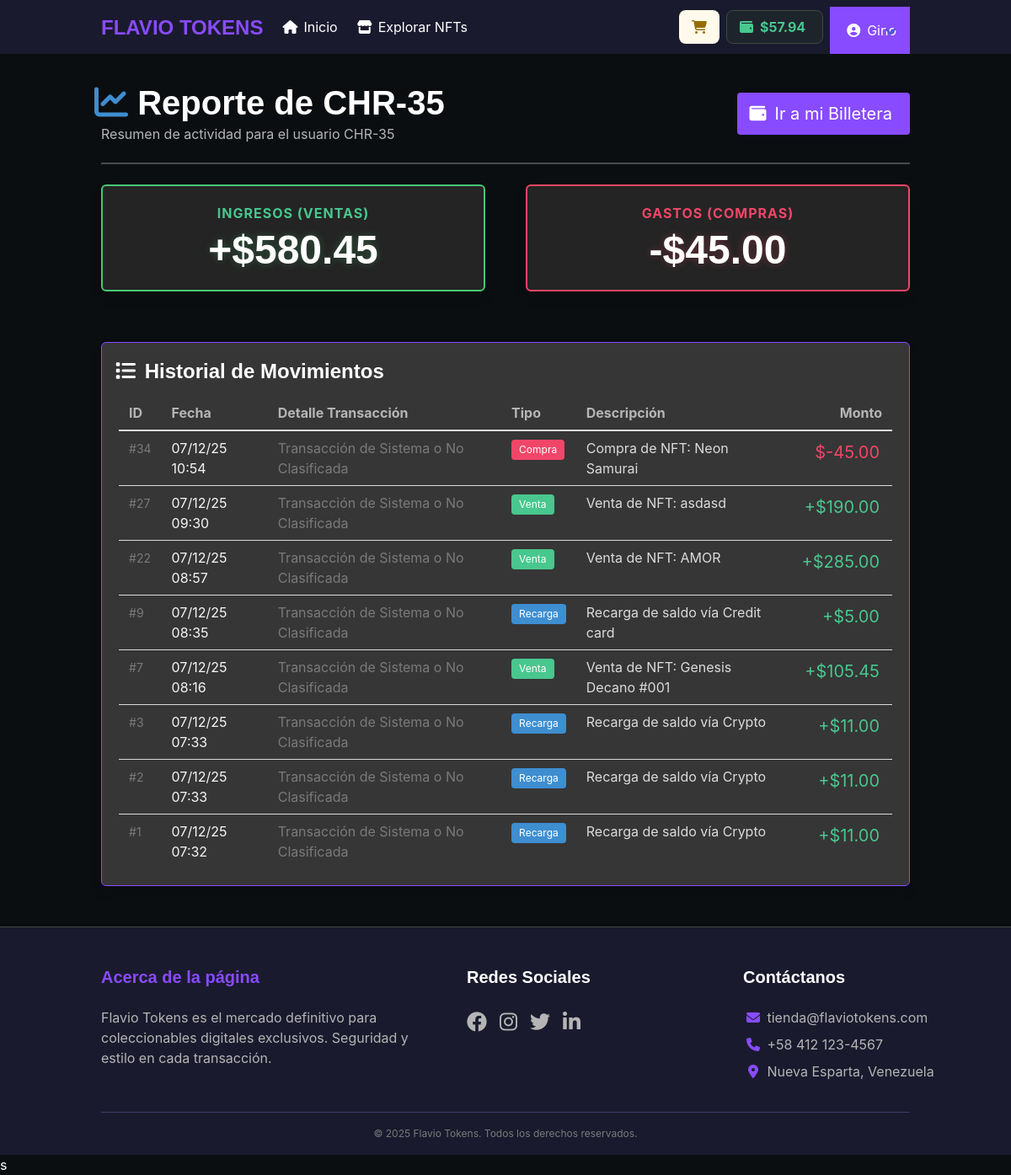
The app's page /index.php?view=reports&user_id=3 (signed in) with its own data.
### tables this page shows
CREATE TABLE `users` (
  `id` int(11) NOT NULL,
  `name` varchar(100) NOT NULL,
  `email` varchar(100) NOT NULL,
  `password` varchar(255) NOT NULL,
  `role` varchar(50) DEFAULT 'user',
  `created_at` timestamp NOT NULL DEFAULT current_timestamp(),
  `wallet_balance` decimal(10,2) DEFAULT 0.00,
  `status` varchar(20) DEFAULT 'active',
  `banned_until` datetime DEFAULT NULL
);

CREATE TABLE `transactions` (
  `id` int(11) NOT NULL,
  `type` varchar(20) NOT NULL,
  `user_id` int(11) NOT NULL,
  `amount` decimal(10,2) NOT NULL,
  `description` varchar(255) DEFAULT NULL,
  `reference_id` int(11) DEFAULT NULL,
  `created_at` timestamp NOT NULL DEFAULT current_timestamp(),
  `counterparty_id` int(11) DEFAULT NULL
);

### controllers/reports_controller.php (called while the page is built, shortened)
<?php
$current_user_id = intval($_SESSION['user_id']);
$current_user_role = $_SESSION['role'] ?? 'user';
if (($current_user_role === 'admin' || $current_user_role === 'owner') && isset($_GET['user_id'])) {
    $target_user_id = intval($_GET['user_id']);
} else {
    $target_user_id = $current_user_id;
}
$report_role = $current_user_role;
$sql_user_name = "SELECT name FROM users WHERE id = {$target_user_id}";
$res_user_name = $conn->query($sql_user_name);
if ($res_user_name && $res_user_name->num_rows > 0) {
    $target_user_name = htmlspecialchars($res_user_name->fetch_object()->name);
} else {
    $target_user_name = "Usuario Desconocido";
}
$total_income = 0;
$total_spent = 0;
$transactions = [];
if ($current_user_role === 'owner') {
    $sql_profit = "SELECT SUM(amount) as total FROM transactions WHERE type = 'fee'";
    $res = $conn->query($sql_profit);
    $platform_profit = $res->fetch_object()->total ?? 0;
    $sql_trans = "SELECT t.*,
                          u1.name as user_name,
                          u2.name as counterparty_name
                  FROM transactions t
                  JOIN users u1 ON t.user_id = u1.id
                  LEFT JOIN users u2 ON t.counterparty_id = u2.id
                  ORDER BY t.created_at DESC LIMIT 100";
}
else {
    $sql_income = "SELECT SUM(amount) as total FROM transactions WHERE user_id = {$target_user_id} AND amount > 0 AND type != 'deposit'";
    $res_inc = $conn->query($sql_income);
    $total_income = $res_inc->fetch_object()->total ?? 0;
    $sql_spent = "SELECT SUM(amount) as total FROM transactions WHERE user_id = {$target_user_id} AND type = 'purchase'";
    $res_spd = $conn->query($sql_spent);
    $total_spent = abs($res_spd->fetch_object()->total ?? 0);
    $sql_trans = "SELECT t.*,
                          u1.name as user_name,
                          u2.name as counterparty_name
                  FROM transactions t
                  JOIN users u1 ON t.user_id = u1.id
                  LEFT JOIN users u2 ON t.counterparty_id = u2.id
                  WHERE t.user_id = {$target_user_id}
                  ORDER BY t.created_at DESC LIMIT 50";
}
$res_list = $conn->query($sql_trans);
if ($res_list) {
    while ($row = $res_list->fetch_object()) {
        $transactions[] = $row;
    }
}
$role = $report_role;
require __DIR__ . '/../views/reports_view.php';

### views/reports_view.php (the view, shortened to what this page needs)
<?php include __DIR__ . '/../components/header.php'; ?>
<section class="section">
    <div class="container">
        <div class="level">
            <div class="level-left">
                <div>
                    <h1 class="title is-2 has-text-white">
                        <span class="icon mr-2 has-text-info"><i class="fas fa-chart-line"></i></span>
                        <?php if ($target_user_id === $current_user_id): ?>
                            Tu Reporte Financiero
                        <?php else: ?>
                            Reporte de <?= $target_user_name ?>
                        <?php endif; ?>
                    </h1>
                    <p class="subtitle is-6 has-text-grey-light">
                        <?php if ($role === 'owner'): ?>
                            Vista Global de la Plataforma (Modo CEO)
                        <?php elseif ($target_user_id !== $current_user_id): ?>
                            Resumen de actividad para el usuario <?= $target_user_name ?>
                        <?php else: ?>
                            Resumen de tu actividad personal
                        <?php endif; ?>
                    </p>
                </div>
            </div>
            <div class="level-right">
                <a href="index.php?view=wallet" class="button is-primary is-medium shadow-hover">
                    <span class="icon"><i class="fas fa-wallet"></i></span>
                    <span>Ir a mi Billetera</span>
                </a>
            </div>
        </div>
        <hr class="has-background-grey-dark">
        <div class="columns is-variable is-6 mb-6">
            <?php if ($role === 'owner'): ?>
                <div class="column">
                    <div class="box has-background-black-ter has-text-centered" style="border: 2px solid #FFD700;">
                        <p class="heading has-text-warning has-text-weight-bold is-size-6">Ganancia Neta (Web)</p>
                        <p class="title is-1 has-text-warning" style="text-shadow: 0 0 10px rgba(255, 215, 0, 0.3);">
                            $<?= number_format($platform_profit, 2) ?>
                        </p>
                        <p class="is-size-7 has-text-grey-light">Comisiones acumuladas (5%)</p>
                    </div>
                </div>
            <?php else: ?>
                <div class="column">
                    <div class="box has-background-black-ter has-text-centered" style="border: 2px solid #48c774;">
                        <p class="heading has-text-success has-text-weight-bold is-size-6">Ingresos (Ventas)</p>
                        <p class="title is-1 has-text-success" style="text-shadow: 0 0 10px rgba(72, 199, 116, 0.3);">
                            +$<?= number_format($total_income, 2) ?>
                        </p>
                    </div>
                </div>
                <div class="column">
                    <div class="box has-background-black-ter has-text-centered" style="border: 2px solid #f14668;">
                        <p class="heading has-text-danger has-text-weight-bold is-size-6">Gastos (Compras)</p>
                        <p class="title is-1 has-text-danger" style="text-shadow: 0 0 10px rgba(241, 70, 104, 0.3);">
                            -$<?= number_format($total_spent, 2) ?>
                        </p>
                    </div>
                </div>
            <?php endif; ?>
        </div>
        <div class="box has-background-dark" style="border: 1px solid var(--ft-purple);">
            <h3 class="title is-4 has-text-white mb-4">
                <span class="icon is-small mr-2"><i class="fas fa-list"></i></span>
                Historial de Movimientos
            </h3>
            <div class="table-container">
                <table class="table is-fullwidth is-hoverable has-background-dark has-text-light">
                    <thead>
                        <tr>
                            <th class="has-text-grey-light">ID</th>
                            <th class="has-text-grey-light">Fecha</th>
                            <th class="has-text-grey-light">Detalle Transacción</th>
                            <th class="has-text-grey-light">Tipo</th>
                            <th class="has-text-grey-light">Descripción</th>
                            <th class="has-text-right has-text-grey-light">Monto</th>
                        </tr>
                    </thead>
                    <tbody>
                        <?php foreach ($transactions as $t): ?>
                            <tr>
                                <td><small class="has-text-grey">#<?= $t->id ?></small></td>
                                <td class="has-text-white-ter"><?= date("d/m/y H:i", strtotime($t->created_at)) ?></td>
                                <td>
                                    <?php
                                    if ($role === 'owner' && $t->user_id != $current_user_id) {
                                        echo "<strong class='has-text-info'>" . htmlspecialchars($t->user_name) . "</strong>";
                                        if ($t->counterparty_id) {
                                            echo " <span class='has-text-grey is-size-7'><i class='fas fa-arrow-right'></i></span> " . htmlspecialchars($t->counterparty_name ?? "Sistema");
                                        } elseif ($t->type === 'fee') {
                                            echo " <span class='has-text-grey is-size-7'><i class='fas fa-arrow-right'></i></span> Plataforma";
                                        }
                                    }
                                    else {
                                        echo "<span class='has-text-grey'>Transacción de Sistema o No Clasificada</span>";
                                    }
                                    ?>
                                </td>
                                <td>
                                    <?php
                                    switch ($t->type) {
                                        case 'deposit':
                                            echo '<span class="tag is-info">Recarga</span>';
                                            break;
                                        case 'purchase':
                                            echo '<span class="tag is-danger">Compra</span>';
                                            break;
                                        case 'sale':
                                            echo '<span class="tag is-success">Venta</span>';
                                            break;
                                    }
                                    ?>
                                </td>
                                <td class="has-text-grey-lighter"><?= htmlspecialchars($t->description) ?></td>
                                <td class="has-text-right is-size-5 font-monospace">
                                    <?php if ($t->amount > 0): ?>
                                        <span class="has-text-success">+$<?= number_format($t->amount, 2) ?></span>
                                    <?php else: ?>
                                        <span class="has-text-danger">$<?= number_format($t->amount, 2) ?></span>
                                    <?php endif; ?>
                                </td>
                            </tr>
                        <?php endforeach; ?>
                    </tbody>
                </table>
            </div>
        </div>
    </div>
</section>
<?php include __DIR__ . '/../components/footer.php'; ?>s

### components/header.php (shortened to what this page needs)
<?php
$header_balance = 0.00;
$logged = isset($_SESSION['user_id']);
$user_name = $_SESSION['user_name'] ?? 'Usuario';
if ($logged && isset($conn)) {
    $hid = $_SESSION['user_id'];
    $stmt = $conn->prepare("SELECT wallet_balance, name FROM users WHERE id = ?");
    $stmt->bind_param("i", $hid);
    $stmt->execute();
    $hres = $stmt->get_result();
    if ($hres && $hrow = $hres->fetch_object()) {
        $header_balance = $hrow->wallet_balance;
        $user_name = $hrow->name;
    }
}
?>
<!DOCTYPE html>
<html lang="es">
<head>
    <link rel="stylesheet" href="https://cdn.jsdelivr.net/npm/bulma@0.9.4/css/bulma.min.css">
    <link rel="stylesheet" href="https://cdnjs.cloudflare.com/ajax/libs/font-awesome/6.4.0/css/all.min.css">
    <link rel="stylesheet" href="css/estilos.css">
</head>
<body class="has-navbar-fixed-top">
    <nav class="navbar is-fixed-top" role="navigation" aria-label="main navigation" style="background-color: #1a1a2e;">
        <div class="container">
            <div class="navbar-brand">
                <a class="navbar-item" href="index.php?view=home">
                    <h1 class="title is-4 has-text-primary mb-0">FLAVIO TOKENS</h1>
                </a>
            </div>
            <div id="navbarBasicExample" class="navbar-menu">
                <div class="navbar-start">
                    <a href="index.php?view=home" class="navbar-item has-text-white">
                        <span class="icon mr-1"><i class="fas fa-home"></i></span> Inicio
                    </a>
                    <a href="index.php?view=listing" class="navbar-item has-text-white">
                        <span class="icon mr-1"><i class="fas fa-store"></i></span> Explorar NFTs
                    </a>
                </div>
                <div class="navbar-end">
                    <div class="navbar-item">
                        <div class="buttons">
                            <?php if ($logged): ?>
                                <a href="index.php?view=cart" class="button is-warning is-light is-rounded">
                                    <span class="icon"><i class="fas fa-shopping-cart"></i></span>
                                </a>
                                <a href="index.php?view=wallet" class="button is-dark ft-balance is-rounded is-hidden-mobile" style="border: 1px solid var(--ft-green);">
                                    <span class="icon has-text-success"><i class="fas fa-wallet"></i></span>
                                    <span class="has-text-weight-bold has-text-success">
                                        $<?= number_format($header_balance, 2) ?>
                                    </span>
                                </a>
                                <div class="navbar-item has-dropdown is-hoverable p-0">
                                    <a class="navbar-link is-primary is-rounded p-4" style="background-color: var(--ft-purple); color: #fff;">
                                        <span class="icon"><i class="fas fa-user-circle"></i></span>
                                        <span class="is-hidden-touch ml-1"><?= htmlspecialchars($user_name) ?></span>
                                    </a>
                                </div>
                            <?php endif; ?>
                        </div>
                    </div>
                </div>
            </div>
        </div>
    </nav>

### css/estilos.css (style rules this page uses)
:root { --ft-bg-dark: #0B0E11; --ft-card-bg: #1E242C; --ft-blue: #3A7BFF; --ft-purple: #884BFF; --ft-green: #3F493D; --ft-white: #FFFFFF; }
body { background-color: var(--ft-bg-dark); color: var(--ft-white); font-family: 'Inter', sans-serif; min-height: 100vh; display: flex; flex-direction: column; }
h1, h2, h3, h4, .title { font-family: 'Montserrat', sans-serif !important; color: var(--ft-white) !important; }
.has-text-primary { color: var(--ft-purple) !important; }
.navbar .button { border-radius: 8px; background-color: var(--ft-card-bg); }
.navbar-item, .navbar-link { color: var(--ft-white); }
.button.is-primary { background-color: var(--ft-purple); color: var(--ft-white); }

### records on screen
users: wallet_balance "57.94", name "Gino"
users: name "CHR-35"
transactions: id "34", created_at "07/12/25 10:54", shows "Transacción de Sistema o No Clasificada", type "Compra", description "Compra de NFT: Neon Samurai", amount "-45.00"
transactions: id "27", created_at "07/12/25 09:30", shows "Transacción de Sistema o No Clasificada", type "Venta", description "Venta de NFT: asdasd", amount "190.00"
transactions: id "22", created_at "07/12/25 08:57", shows "Transacción de Sistema o No Clasificada", type "Venta", description "Venta de NFT: AMOR", amount "285.00"
transactions: id "9", created_at "07/12/25 08:35", shows "Transacción de Sistema o No Clasificada", type "Recarga", description "Recarga de saldo vía Credit card", amount "5.00"
transactions: id "7", created_at "07/12/25 08:16", shows "Transacción de Sistema o No Clasificada", type "Venta", description "Venta de NFT: Genesis Decano #001", amount "105.45"
transactions: id "3", created_at "07/12/25 07:33", shows "Transacción de Sistema o No Clasificada", type "Recarga", description "Recarga de saldo vía Crypto", amount "11.00"
transactions: id "2", created_at "07/12/25 07:33", shows "Transacción de Sistema o No Clasificada", type "Recarga", description "Recarga de saldo vía Crypto", amount "11.00"
transactions: id "1", created_at "07/12/25 07:32", shows "Transacción de Sistema o No Clasificada", type "Recarga", description "Recarga de saldo vía Crypto", amount "11.00"

### other values on screen
$total_income "580.45"
$total_spent "45.00"
